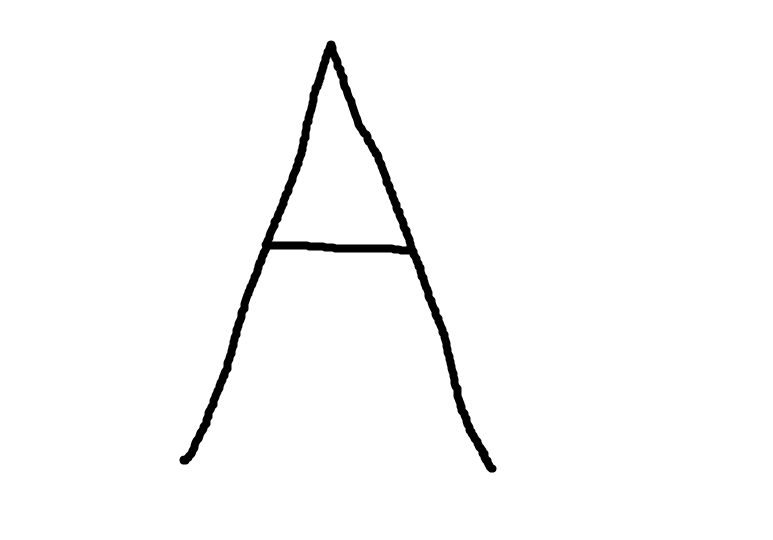
#> input picture Media/Imagenes/A/A1.bmp, 773 x 540 px; its folder holds only this picture in this run
$ python imagen.py
#> lines starting #> are read from the running program, lines starting #| are printed output that depends on the picture; after the words box and inside, x2 and y2 are one past the last pixel; in counts of white or black regions, pixels touching at a corner belong together
import os
import cv2
import numpy as np

# Directorio de trabajo actual donde está la carpeta 'Letras'
main_folder = os.path.join(os.getcwd(), 'Media/Imagenes')

# Crear la carpeta de salida dentro del directorio de trabajo
output_folder = os.path.join(os.getcwd(), 'Media/letras_binarias')
if not os.path.exists(output_folder):
    os.makedirs(output_folder)  # Crear carpeta si no existe

# Obtener la lista de carpetas de letras
letter_folders = [f for f in os.listdir(main_folder) if os.path.isdir(os.path.join(main_folder, f)) and not f.startswith('.')]

# Recorrer cada carpeta de letra
for letter_folder_name in letter_folders:
    current_letter_folder = os.path.join(main_folder, letter_folder_name)

    # Crear la carpeta de salida para esta letra en 'letra_binary'
    output_letter_folder = os.path.join(output_folder, letter_folder_name)
    if not os.path.exists(output_letter_folder):
        os.makedirs(output_letter_folder)
        print(f'Creada la carpeta: {output_letter_folder}')  # Depuración

    # Obtener las imágenes BMP dentro de la carpeta de la letra actual
    image_files = [f for f in os.listdir(current_letter_folder) if f.endswith('.bmp')]

    # Procesar cada imagen en la carpeta
    for image_file in image_files:
        # Leer la imagen
        img_path = os.path.join(current_letter_folder, image_file)
        img = cv2.imread(img_path, cv2.IMREAD_GRAYSCALE)  # Leer la imagen en escala de grises
#> img is the input picture: shape (540, 773); min 0, max 255, mean 249.8
        print(f'Procesando imagen: {img_path}')  # Depuración

        # Convertir la imagen a binaria usando un umbral
        _, binary_img = cv2.threshold(img, 127, 1, cv2.THRESH_BINARY)  # Usar 1 como valor máximo
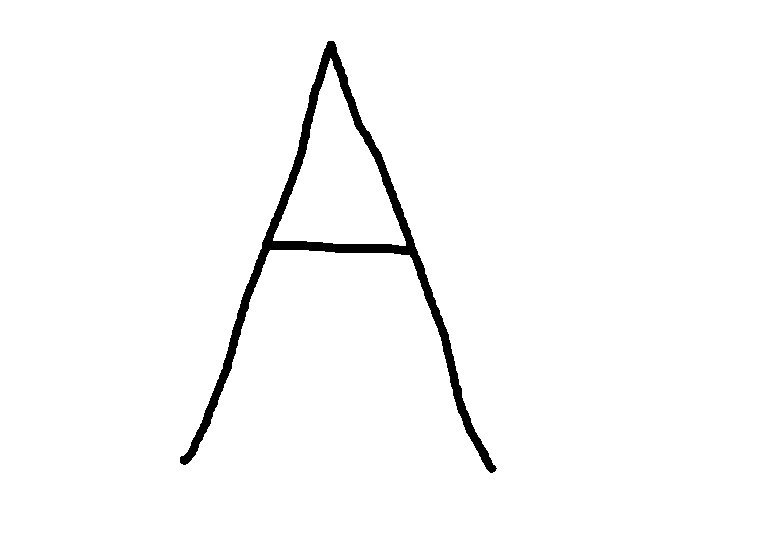
#> binary_img: shape (540, 773); values 0 (black) and 1 (white), 97.9% white; 1 black region, box (x1, y1, x2, y2) and area: (180, 41, 497, 473) 8760

        # Invertir los valores de la imagen binaria (invertir blancos y negros)
        binary_img = 1 - binary_img
#> binary_img: shape (540, 773); values 0 (black) and 1 (white), 2.1% white; 1 white region

        # Encontrar los contornos de la imagen binaria
        contours, _ = cv2.findContours(binary_img, cv2.RETR_EXTERNAL, cv2.CHAIN_APPROX_SIMPLE)
#> contours = 1 contour; box (x1, y1, x2, y2) and area: (180, 41, 497, 473) 20058

        # Si hay contornos, determinar el área de la región de interés (ROI)
        if contours:
            # Encuentra el rectángulo más pequeño que contiene todos los contornos
            x, y, w, h = cv2.boundingRect(contours[0])  # Usar el primer contorno, que debería ser suficiente
#> x = 180; y = 41; w = 317; h = 432

            # Recortar la imagen para quedarse solo con la región que contiene información
            cropped_img = binary_img[y:y+h, x:x+w]
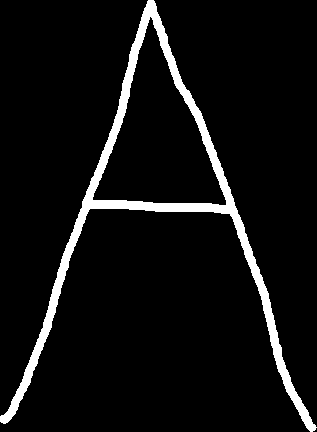
#> cropped_img: shape (432, 317); values 0 (black) and 1 (white), 6.4% white; 1 white region, box (x1, y1, x2, y2) and area: (0, 0, 317, 432) 8760
        else:
            # Si no hay contornos, usar la imagen original
            cropped_img = binary_img

        # Redimensionar la imagen recortada a 100x100 píxeles
        resized_img = cv2.resize(cropped_img, (100, 100), interpolation=cv2.INTER_NEAREST)
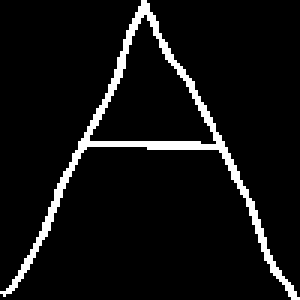
#> resized_img: shape (100, 100) (shown 3 times larger); values 0 (black) and 1 (white), 6.5% white in thin lines or dots

        # Asegurar que la matriz tiene solo valores 0 y 1
        final_binary_img = np.array(resized_img, dtype=np.int32)

        # Guardar la matriz binaria en un archivo .npy
        name, _ = os.path.splitext(image_file)  # Obtener el nombre sin extensión
        npy_save_path = os.path.join(output_letter_folder, f'{name}_binary.npy')
        csv_save_path = os.path.join(output_letter_folder, f'{name}_binary.csv')

        # Guardar la matriz binaria correctamente en formato .npy
        try:
            np.save(npy_save_path, final_binary_img)  # Guardar la matriz en formato .npy
            print(f'Guardada la matriz binaria en: {npy_save_path}')  # Confirmación de guardado
        except Exception as e:
            print(f'No se pudo guardar la matriz binaria en: {npy_save_path}. Error: {e}')

        # Guardar la matriz binaria en formato CSV
        try:
            np.savetxt(csv_save_path, final_binary_img, delimiter=',', fmt='%d')  # Guardar la matriz en formato .csv
            print(f'Guardada la matriz binaria en: {csv_save_path}')  # Confirmación de guardado
        except Exception as e:
            print(f'No se pudo guardar la matriz binaria en: {csv_save_path}. Error: {e}')
#> pass 2 of the loop `for letter_folder_name in letter_folders:`:
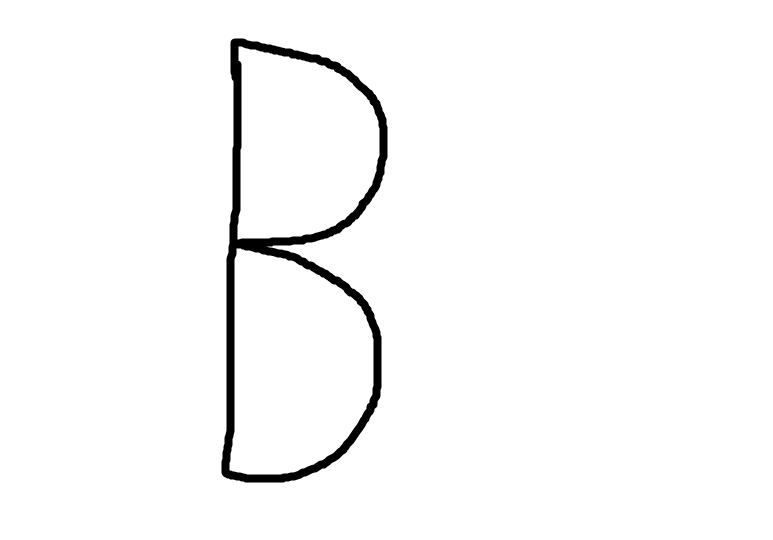
#> input picture Media/Imagenes/B/B1.bmp, 773 x 540 px
#> img is the input picture: shape (540, 773); min 0, max 255, mean 248.8
#> `_, binary_img = cv2.threshold(img, 127, 1, cv2.THRESH_BINARY)`:
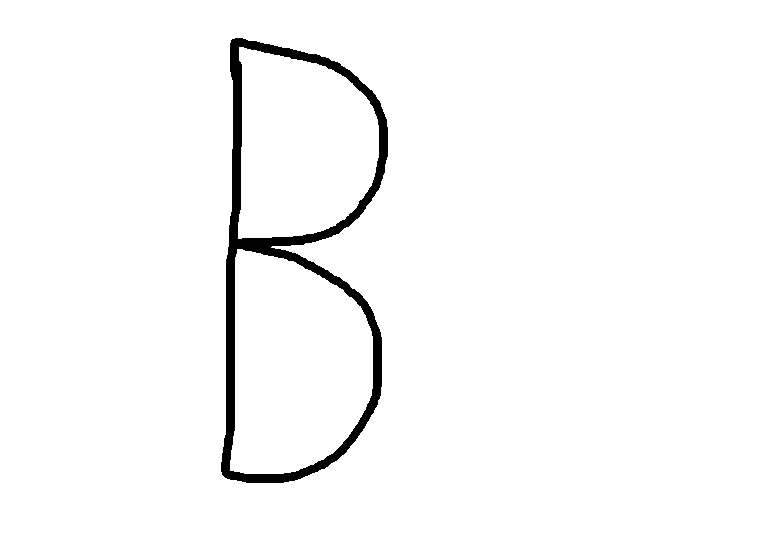
#> binary_img: shape (540, 773); values 0 (black) and 1 (white), 97.4% white; 1 black region, box (x1, y1, x2, y2) and area: (221, 38, 388, 483) 10802
#> contours = 1 contour; box (x1, y1, x2, y2) and area: (221, 38, 388, 483) 57404
#> x = 221; y = 38; w = 167; h = 445
#> cropped_img: shape (445, 167); values 0 (black) and 1 (white), 14.5% white; 1 white region, box (x1, y1, x2, y2) and area: (0, 0, 167, 445) 10802
#> `resized_img = cv2.resize(cropped_img, (100, 100), interpolation=cv2.IN..`:
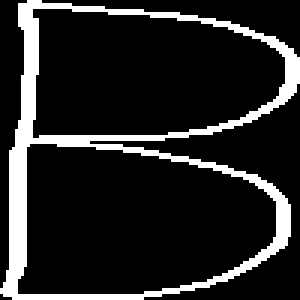
#> resized_img: shape (100, 100) (shown 3 times larger); values 0 (black) and 1 (white), 14.7% white; 1 white region, box (x1, y1, x2, y2) and area: (0, 0, 100, 100) 1469
